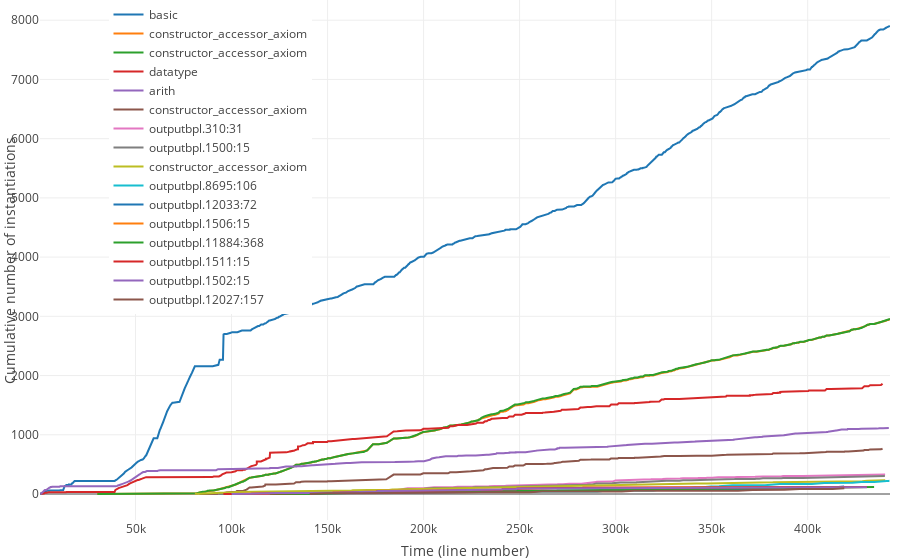

This figure's notebook cell:
### Code cell
let layout = Layout::new()
    .x_axis(Axis::new().title(Title::new("Time (line number)")))
    .y_axis(Axis::new().title(Title::new("Cumulative number of instantiations")))
    .margin(Margin::new().top(0).bottom(40).left(40).right(10))
    .legend(Legend::new().x(0.2).y(1.0).orientation(Orientation::Vertical).x_anchor(Anchor::Center));

let mut plot = Plot::new();
plot.set_layout(layout);

for (name, values) in instantiation_times.iter().take(16) {
    let (ys, xs) : (Vec<_>, Vec<_>) = values.iter().cloned().enumerate().unzip();
    let trace = Scatter::new(xs, ys).name(name).mode(Mode::Lines);
    plot.add_trace(trace);
}

plot.lab_display();
